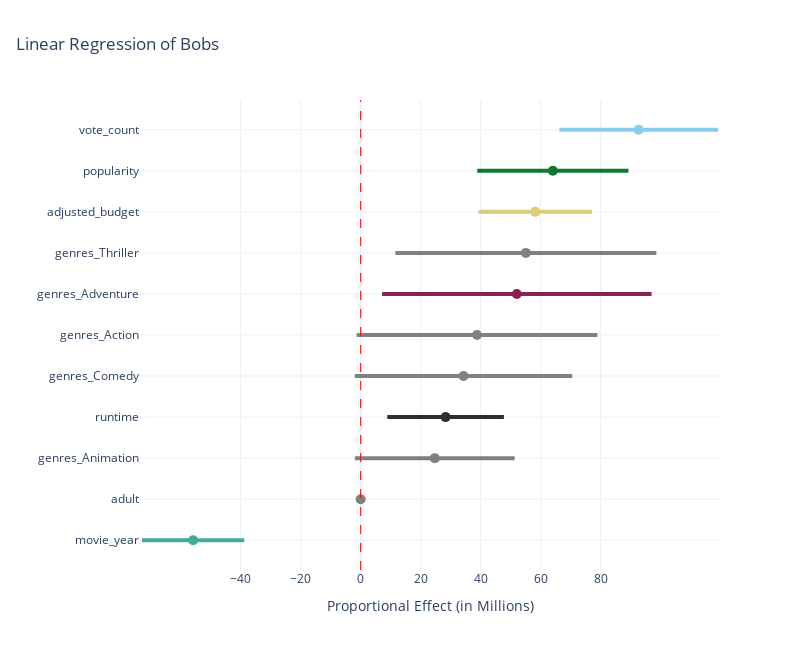

The code cell stored with this chart in its notebook:
### Code cell
to_include = results.params[results.pvalues < 0.10][1:].sort_values() # get only those with significant pvalues
confidence_intervals = results.conf_int().loc[to_include.index]
ci_values = confidence_intervals.values
colors = [color_palette.get(feature, "#eb5600") for feature in to_include.index]  

fig = go.Figure()

fig.add_trace(go.Scatter(
    x=to_include.values / 1e6,  # Scale x-axis values to 1e6
    y=to_include.index,
    mode='markers',
    marker=dict(size=10, color=colors),
    name="Proportional Effect",
    hoverinfo="text",
    text=[
        f"Feature: {feature}<br>Proportional Effect: {effect / 1e6:.2f} Millions<br>CI: ({ci[0] / 1e6:.2f} Millions, {ci[1] / 1e6:.2f} Millions)"
        for feature, effect, ci in zip(to_include.index, to_include.values.astype(float), ci_values.astype(float))
    ]
))


for i, (ci, color) in enumerate(zip(ci_values, colors)):
    fig.add_shape(
        type="line",
        x0=ci[0] / 1e6,  # Lower CI bound
        x1=ci[1] / 1e6,  # Upper CI bound
        y0=i,  
        y1=i,  
        line=dict(color=color, width=4, dash='solid')  
    )

fig.add_vline(
    x=0,
    line=dict(color="red", width=1, dash='dash'),
)
fig.update_layout(
    title=dict(
        text="Linear Regression of Bobs", 
        x=0.02,  
    ),
    xaxis=dict(
        title="Proportional Effect (in Millions)",
        tickvals=[-40, -20, 0, 20, 40, 60, 80],
    ),

    yaxis=dict(
        title="",
        tickmode="array",
        tickvals=list(range(len(to_include.index))),
        ticktext=list(to_include.index)
    ),
    template="plotly_white",
    width=800,
    height=650
)

fig.show()

### Figure 1 — Plotly figure (JSON) as saved in the notebook; plotly's stock layout.template omitted (floating-point values rounded to 4 significant figures)
{"data": [{"hoverinfo": "text", "marker": {"color": ["#44AA99", "grey", "grey", "#2E2E2E", "grey", "grey", "#882255", "grey", "#DDCC77", "#117733", "#88CCEE"], "size": 10}, "mode": "markers", "name": "Proportional Effect", "text": ["Feature: movie_year<br>Proportional Effect: -55.85 Millions<br>CI: (-72.90 Millions, -38.80 Millions)", "Feature: adult<br>Proportional Effect: -0.00 Millions<br>CI: (-0.00 Millions, -0.00 Millions)", "Feature: genres_Animation<br>Proportional Effect: 24.70 Millions<br>CI: (-1.93 Millions, 51.34 Millions)", "Feature: runtime<br>Proportional Effect: 28.31 Millions<br>CI: (8.88 Millions, 47.75 Millions)", "Feature: genres_Comedy<br>Proportional Effect: 34.28 Millions<br>CI: (-1.96 Millions, 70.51 Millions)", "Feature: genres_Action<br>Proportional Effect: 38.80 Millions<br>CI: (-1.34 Millions, 78.94 Millions)", "Feature: genres_Adventure<br>Proportional Effect: 52.06 Millions<br>CI: (7.14 Millions, 96.97 Millions)", "Feature: genres_Thriller<br>Proportional Effect: 55.08 Millions<br>CI: (11.57 Millions, 98.58 Millions)", "Feature: adjusted_budget<br>Proportional Effect: 58.20 Millions<br>CI: (39.29 Millions, 77.11 Millions)", "Feature: popularity<br>Proportional Effect: 64.07 Millions<br>CI: (38.86 Millions, 89.29 Millions)", "Feature: vote_count<br>Proportional Effect: 92.68 Millions<br>CI: (66.24 Millions, 119.13 Millions)"], "type": "scatter", "x": [-55.85, -4.3e-14, 24.7, 28.31, 34.28, 38.8, 52.06, 55.08, 58.2, 64.07, 92.68], "y": ["movie_year", "adult", "genres_Animation", "runtime", "genres_Comedy", "genres_Action", "genres_Adventure", "genres_Thriller", "adjusted_budget", "popularity", "vote_count"]}], "layout": {"height": 650, "shapes": [{"line": {"color": "#44AA99", "dash": "solid", "width": 4}, "type": "line", "x0": -72.9, "x1": -38.8, "y0": 0, "y1": 0}, {"line": {"color": "grey", "dash": "solid", "width": 4}, "type": "line", "x0": -8.375e-14, "x1": -2.255e-15, "y0": 1, "y1": 1}, {"line": {"color": "grey", "dash": "solid", "width": 4}, "type": "line", "x0": -1.934, "x1": 51.34, "y0": 2, "y1": 2}, {"line": {"color": "#2E2E2E", "dash": "solid", "width": 4}, "type": "line", "x0": 8.876, "x1": 47.75, "y0": 3, "y1": 3}, {"line": {"color": "grey", "dash": "solid", "width": 4}, "type": "line", "x0": -1.957, "x1": 70.51, "y0": 4, "y1": 4}, {"line": {"color": "grey", "dash": "solid", "width": 4}, "type": "line", "x0": -1.342, "x1": 78.94, "y0": 5, "y1": 5}, {"line": {"color": "#882255", "dash": "solid", "width": 4}, "type": "line", "x0": 7.139, "x1": 96.97, "y0": 6, "y1": 6}, {"line": {"color": "grey", "dash": "solid", "width": 4}, "type": "line", "x0": 11.57, "x1": 98.58, "y0": 7, "y1": 7}, {"line": {"color": "#DDCC77", "dash": "solid", "width": 4}, "type": "line", "x0": 39.29, "x1": 77.11, "y0": 8, "y1": 8}, {"line": {"color": "#117733", "dash": "solid", "width": 4}, "type": "line", "x0": 38.86, "x1": 89.29, "y0": 9, "y1": 9}, {"line": {"color": "#88CCEE", "dash": "solid", "width": 4}, "type": "line", "x0": 66.24, "x1": 119.1, "y0": 10, "y1": 10}, {"line": {"color": "red", "dash": "dash", "width": 1}, "type": "line", "x0": 0, "x1": 0, "xref": "x", "y0": 0, "y1": 1, "yref": "y domain"}], "title": {"text": "Linear Regression of Bobs", "x": 0.02}, "width": 800, "xaxis": {"tickvals": [-40, -20, 0, 20, 40, 60, 80], "title": {"text": "Proportional Effect (in Millions)"}}, "yaxis": {"tickmode": "array", "ticktext": ["movie_year", "adult", "genres_Animation", "runtime", "genres_Comedy", "genres_Action", "genres_Adventure", "genres_Thriller", "adjusted_budget", "popularity", "vote_count"], "tickvals": [0, 1, 2, 3, 4, 5, 6, 7, 8, 9, 10], "title": {"text": ""}}}}
